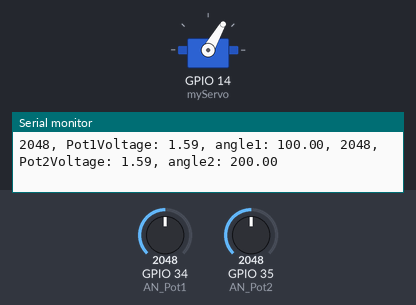
The sketch below on a simulated ESP32. On the bench: servo, the last lines printed to the serial monitor. The test bench sets the inputs (shaded band); at power-on: GPIO 34 (AN_Pot1) = 2048, GPIO 35 (AN_Pot2) = 2048.

Above: at 2.2 s.
2.3 s: GPIO 34 (AN_Pot1) set to 2488
4.9 s: GPIO 34 (AN_Pot1) set to 2600
At 6.7 s:
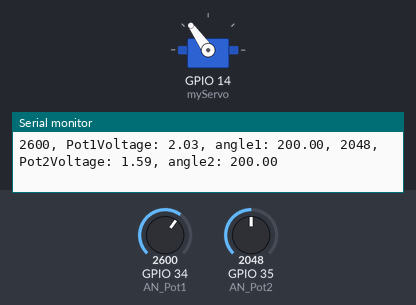
7.3 s: GPIO 34 (AN_Pot1) set to 1228
At 9.5 s:
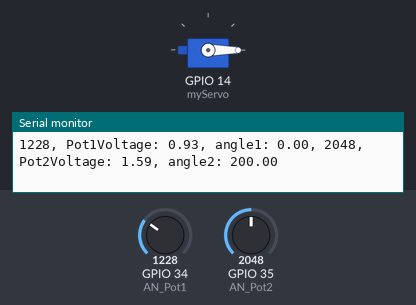
10.2 s: GPIO 34 (AN_Pot1) set to 1346
At 11.9 s:
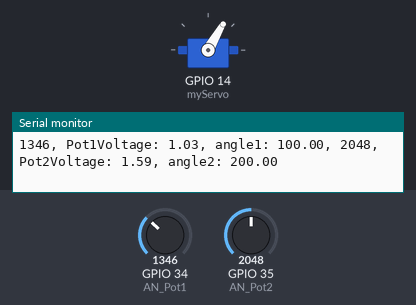
12.8 s: GPIO 34 (AN_Pot1) set to 4095
At 15.1 s:
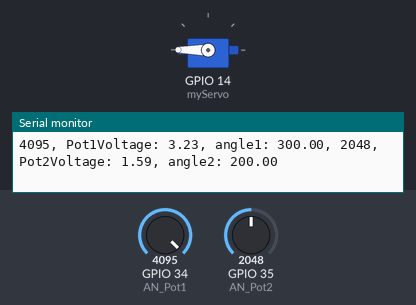
15.5 s: GPIO 34 (AN_Pot1) set to 3848
18.1 s: GPIO 34 (AN_Pot1) set to 3771
At 19.7 s:
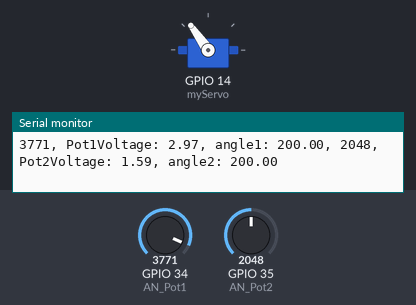
Timing chart, 0 to 21.2 s (numbered marks = the images above; inputs shaded):
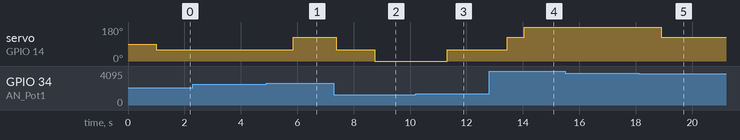

The sketch:

2000DualMotorEncoder.ino
```cpp
/*
Testing of the 2000 series dual mode motor with cable, possibly with potentiometer
  Parts required:
  - servo motor
  - 10 kilohm potentiometer
June 29, 2021
by Ananda Aw
*/

// include the Servo library
#include "ESP32Servo.h"
#include "esp_adc_cal.h"
#include "movingAvg.h"    // included J. Christensen's library github: https://github.com/JChristensen/movingAvg

Servo myServo;  // Servo that controls thumb
movingAvg avgPot1(10); // create moving average object
movingAvg avgPot2(10);

#define AN_Pot1    34   // Thumb pot pin for position feedback
#define AN_Pot2    35   // Thumb pot pin for position feedback
#define FILTER_LEN 20   // length of 20 points, longer it is, smoother filter but takes longer time

//uint32_t AN_Pot1_Buffer[FILTER_LEN] = {0}; // empty buffer
//int AN_Pot1_i = 0;                         // buffer index

int potVal1, potVal2; // variable to read the value from the analog pin
int Pot1_Result = 0; int Pot2_Result = 0;
float Pot1Final = 0.0;
float Pot2Final = 0.0;
float pot1Voltage, pot2Voltage, angle1, anglesec, angle2;   // variable to hold the angle1 for the servo motor (500-2500)usec

void setup() {
  Serial.begin(115200); // open a serial connection to your computer
  delay(1000);          // allow some time to set up serial monitor

  analogSetWidth(12);
  analogSetAttenuation(ADC_11db);
  // According to results provided by a problem, there's an offset of 0.1V and saturation at 1.85V.
  // Link for the test results: https://esp32.com/viewtopic.php?f=19&t=2881&p=13739#p13739

  // attaches the servo on pin 14 to the servo object
  myServo.attach(14); // attaches the servo on pin 14 to the servo object
  avgPot1.begin();    // initializes the object
  avgPot2.begin();
}

void loop() {
  potVal1 = analogRead(AN_Pot1); // read the value of the potentiometer
  int avg1 = avgPot1.reading(potVal1);
  pot1Voltage = readADC_Cal(avg1);     // calibrate it.
  Pot1Final = Voltage_Cal(pot1Voltage);  // Trendline equation from data collected comparing measurements from DMM (V) Vs ESP32 (V)

  potVal2 = analogRead(AN_Pot2); // read the value of the potentiometer
  //Pot2_Result = readADC2_Avg(potVal2); // go through filtering
  int avg2 = avgPot2.reading(potVal2);
  pot2Voltage = readADC_Cal(avg2);     // calibrate it.
  //pot2Voltage = Pot2_Result*3.285/4095; // convert to voltage
  Pot2Final = Voltage_Cal(pot2Voltage);

  // scale the numbers from the pot
  angle1 = map(Pot1Final, 0.96, 3.07, 0, 300); // the values 0.96V and 3.07V came from linear range measured of ADC
  angle2 = map(Pot2Final, 0.96, 3.07, 300, 0);
  // map degrees into duty cycles (in microsec)
  anglesec = map(Pot1Final, 0.96, 3.07, 500, 2500);

  Serial.print(potVal1);
  // print out the value to the Serial Monitor
  Serial.print(", Pot1Voltage: "); Serial.print(Pot1Final);
  // print out the angle set for the servo motor
  Serial.print(", angle1: "); Serial.print(angle1); Serial.print(", ");
  Serial.print(potVal2);
  // print out the value to the Serial Monitor
  Serial.print(", Pot2Voltage: "); Serial.print(Pot2Final);

  // print out the measured angle of the servo motor
  Serial.print(", angle2: "); Serial.println(angle2);

  // set the servo position
  myServo.writeMicroseconds(anglesec);
  // wait for the servo to get there
  delay(150);

}

uint32_t readADC_Cal(int ADC_Raw)  // ADC calibration (returns in mV)
{
  esp_adc_cal_characteristics_t adc_chars;

  // ADC1, 11dB (0-4095), 12 bits, default Vref = 1.1V
  esp_adc_cal_characterize(ADC_UNIT_1, ADC_ATTEN_DB_11, ADC_WIDTH_BIT_12, 1100, &adc_chars); // address of adc_chars
  return(esp_adc_cal_raw_to_voltage(ADC_Raw, &adc_chars));
}
/*
uint32_t readADC_Avg(uint32_t arr[], int ADC_Raw) //moving average filter
{
  int i = 0;
  uint32_t Sum = 0;
  uint32_t AN_Pot1_Buffer[FILTER_LEN] = {0}; // empty buffer
  int AN_Pot1_i = 0;

  AN_Pot1_Buffer[AN_Pot1_i++] = ADC_Raw;
  if(AN_Pot1_i == FILTER_LEN) // if buffer index full, then reset index
  {
    AN_Pot1_i = 0;
  }
  for(i=0; i<FILTER_LEN; i++)
  {
    Sum += AN_Pot1_Buffer[i];
    arr[i] = AN_Pot1_Buffer[i];
  }
  return (Sum/FILTER_LEN);
}*/

float Voltage_Cal(float FilteredVolt) // takes float type input (in mV), if use my own conversion, then (V)
{
  float FinalVolt = 0;
  return FinalVolt = 0.9955*FilteredVolt/1000 - 0.0535; //trendline equation obtained from data collected comparing measurements from DMM (V) Vs ESP32 (V)
}
```

Measured:
- the behaviour switches between 2559 and 2560 on GPIO 34 (AN_Pot1) (found by bisection; images 0 and 1)
- the behaviour switches between 1314 and 1315 on GPIO 34 (AN_Pot1) (found by bisection; images 2 and 3)
- the behaviour switches between 3808 and 3807 on GPIO 34 (AN_Pot1) (found by bisection; images 4 and 5)
- after the input at 4.9 s, servo on GPIO 14 (myServo): 60° → 125° after 0.96 s
- after the input at 7.3 s, servo on GPIO 14 (myServo): 125° → 60° after 0.08 s, → 0° 1.4 s later
- after the input at 10.2 s, servo on GPIO 14 (myServo): 0° → 60° after 1.1 s
- after the input at 12.8 s, servo on GPIO 14 (myServo): 60° → 125° after 0.65 s, → 180° 0.61 s later
- after the input at 18.1 s, servo on GPIO 14 (myServo): 180° → 125° after 0.81 s
